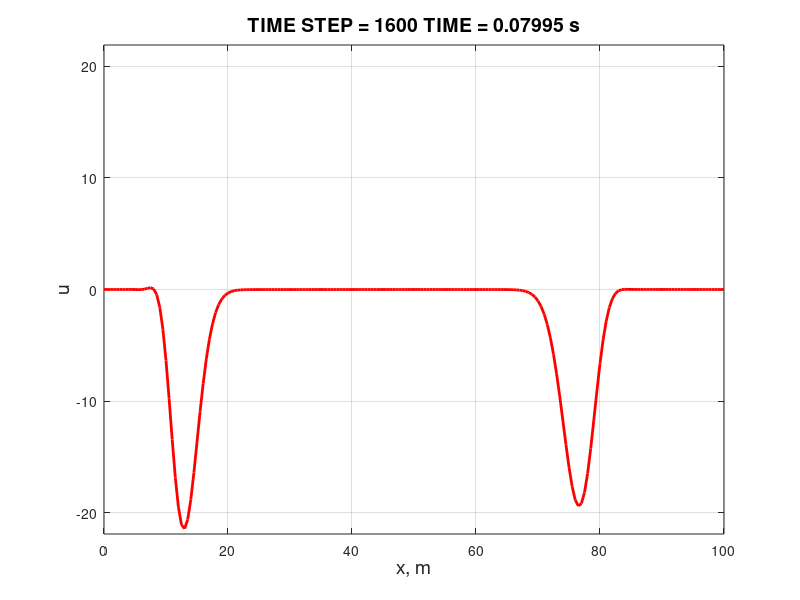

Recreate this plot in MATLAB.
% General code for 1D homogeneus & isotrope elastic case without internal
% boundaries & without PML

%

%  The original code is written by NF, OO, CC
%   

%
%             Here're Thijs Franken and Guy Mabylaht working (Summer 2016)




close all ;
clear all ;
%clc ;

%-------------------------------------------------------------------------
%                        MODELISATION SETTINGS
%-------------------------------------------------------------------------

SNAPSHOT = false ; % Makes snapshots of the modelisation
Snapshot_Time = 340:20:600 ; % Parameters of snapshots temporisation

MAKE_MOVIE = false ; % Saves a video of the modelisation
tag = 'General 1D' ;

SAVE_SEISMOGRAMS = false ; % Saves a final steps snapshot of the seismograms
seis_tag = ['General_1D_Code'] ;

choice = menu('Please choose a method','CONV 2','CONV 4', 'OPT 2', 'OPT 4') ;

if choice == 1 ;
    CONV2 = true ;
    OPT2 = false ;
    CONV4 = false ;
    OPT4 = false ;
elseif choice == 2 ;
    CONV2 = false ;
    OPT2 = false ;
    CONV4 = true ;
    OPT4 = false ;
elseif choice == 3 ;
    CONV2 = false ;
    OPT2 = true ;
    CONV4 = false ;
    OPT4 = false ;
else
    CONV2 = false ;
    OPT2 = false ;
    CONV4 = false ;
    OPT4 = true ;
end

% CONV2 = true ;
% CONV4 = false ;
% OPT2 = false ;
% OPT4 = false ;

prompt = {'Amount of nodes','Distance of propagation [m]',...
          'P-Waves velocity model','Density model',...
          'Size of the time steps [ms]','Frequency of the source [Hz]',...
          'Source positions [m]','Amount of receivers'};
settitle = '1D-Wave modelisation settings';
num_lines = 1 ;
usual_values = {'200','100','9999','9999','0.1','100','50','2'} ;
answer = inputdlg(prompt,settitle,num_lines,usual_values) ;

set = zeros(8,1);
for i = 1:8
    set(i,1) = str2num(answer{i});
end

if set(7) >= set(2)
    fprintf('Please choose a source positions within propagation domains. \n')
    return ;
end

input('Start time loop?')
tic ;

%-------------------------------------------------------------------------
%                          DEF OF THE 1D CASE
%-------------------------------------------------------------------------


% Grid's definition (space, properties & time)
%-------------------------------------------------------------------------

%NX = input('Amount of nodes : ') ;
%NX = 200.d0 ; % Nb of nodes
NX = set(1) ;
mg = NX / 100.d0 ;

%XMAX = input('Distance of propagation [m] : ') ;
%XMAX = 100.d0 ; % Maximal X value [m]
XMAX = set(2) ;
XMIN = 0.d0 ; % Minimal X value [m]

DELTAX = (XMAX-XMIN) / NX ; % Space between nodes [m]
dx2 = DELTAX^2.d0 ;

xvec = [0:NX] * DELTAX ; % Vector containing all of the X steps

%cp = input('P-Waves velocity [km/s] : ') ;
%cp = 1800.d0 ; % Velocity of P-Waves in the medium [km/s]
cpmodel = set(3) ;
%cs = input('S-Waves velocity [km/s] : ') ;



%rho = 2400.d0 ; % Density of the medium [-]
rhomodel = set(4) ;




%definition of the variables for holding the medium parameters
rho=zeros(NX+1,1);  %density
mu=zeros(NX+1,1); % stiffness 
cp=zeros(NX+1,1); % p wave velocity
cs=zeros(NX+1,1); % s wave velocity


% initialization of density and P-wave velocity for each node
rho(:,1)=(linspace(2400,2500,NX+1));
cp(:,1)=(linspace(1500,2000,NX+1)); %[km/s]
cs(:,1)=cp(:,1)/1.732d0; %[km/s]
 
%computation of lame parameter mu
mu(:,1)=rho(:,1).*cs(:,1).*cs(:,1);


%fprintf('SPACE:\n NX = %d \n XMAX = %.2f \n XMIN = %.2f \n dX = %.2f\n', NX, XMAX, XMIN, DELTAX) ;
%fprintf('PROPERTIES:\n cp = %.0f \n cs = %.0f \n rho = %.0f \n lambda = %d\n mu = %d\n', cp, cs, rho, lambda, mu) ;

%fprintf('PROPERTIES:\n cp = %.0f \n cs = %.0f \n rho = %.0f \n mu = %d\n', cp, cs, rho, mu) ;


%----------

%DELTAT = input('Size of the time steps [s] : ') ;
%DELTAT = 1.d-4 ; % Size of time steps [s]
DELTAT = set(5) ;
DELTAT = DELTAT*(10^-3);
DELTAT = (DELTAT) / mg ;
dt2 = DELTAT^2.d0 ;
time = 0.08d0 ;

NSTEP = round(time/DELTAT) ; % Nb of time steps [s]

time_vec = [1:NSTEP]' * DELTAT ; % Vector containing all of the time steps


IT_DISPLAY = 50 ; % Nb of iterations between each display

fprintf('TIME:\n IT_DISP = %d \n NSTEP = %d \n dT = %d\n', IT_DISPLAY, NSTEP, DELTAT) ;


% Def of other variables & matrices
%--------------------------------------------------------------------------

ZERO = 0.d0 ; % Def of zero

e = 0.00001d0 ; % Def of an infinitesimal nb (~zero)
E = 1.d+30 ;  % Def of a huge nb (~infinite)

STABILITY_THRESHOLD = 1.d+25 ; % Def of a Vmax. If Vp&Vs>Vmax : Unstable code


% Def of the source
%--------------------------------------------------------------------------

%F0 = input('Frequency of the source [Hz] : ');
%F0 = 100.d0 ; % Frequency [Hz]
F0 = set(6) ;
T0 = 1.20d0 / F0 ; % Time of source triggering [s]

Ampl = 1.d9 ; % Amplitude of the signal

Source_Pos = set(7) ; % Source position [m]
mindist = XMAX ;

% Way to determinate the closest-to-source node
for i = 2:NX
    
    dist = Source_Pos - DELTAX*i ;
    
    if abs(dist) < mindist
        mindist = dist ;
        ISOURCE = i ;
    end
    
end

clearvars mindist dist ;

fprintf('Source position: %.2f m i=%d\n', Source_Pos, ISOURCE) ;


% Def of the receivers
%--------------------------------------------------------------------------

%NREC = input('Choose the number of receivers : ');
%NREC = 21 ; % Nb of receivers
NREC = set(8) ;

xdeb = 0.1d0 * XMAX ; % Position of the first receiver [m]
xfin = 0.9d0 * XMAX ; % Position of the last receiver [m]

xrec = zeros(NREC,1) ; % Def vector containing the receivers positions
ix_rec = zeros(NREC,1) ; % Def vector containing receivers closest-nodes positions

xspacerec = (xfin-xdeb) / double(NREC-1) ; % Receivers spacing

% Way to "place" receivers along the grid
for irec = 1:NREC
    xrec(irec) = xdeb + double(irec-1) * xspacerec ;
end

% Way to find the closest node of each receiver
% (Same way as to find the closest-to-source node)
for irec = 1:NREC
    
   dist = E ;
   
   for i = 1:NX
       
       distval = abs(DELTAX*double(i-1) - xrec(irec)) ;
       
       if (distval < dist)
           dist = distval ;
           ix_rec(irec) = i ;
       end
       
   end
   
   fprintf('Receiver %d x= %.2f\n',irec,xrec(irec))
   fprintf('Closest node found at %.2f m from i = %d\n\n',dist,ix_rec(irec));
   
end

%-------------------------------------------------------------------------
%                 CHECK OF THE MODELISATIONS CONSISTENCY
%-------------------------------------------------------------------------
  
Courant_number = max(cp)* DELTAT * DELTAX ;

fprintf('Courant Number = %.4f\n', Courant_number) ;

if Courant_number > 1.d0
    disp('Time step is too large, the simulation will be unstable. \n Please choose another time step.') ;
    return ;
end


%--------------------------------------------------------------------------
%                    MODELISATIONS OBJECTS PARAMETERS
%--------------------------------------------------------------------------


% Initiation of a videos object
if MAKE_MOVIE
    movie_name_vy = ['1D_u_' num2str(NX) '_' num2str(DELTAX) '_' num2str(F0) '.avi'] ;
	vidObj_vy = VideoWriter(movie_name_vy) ;
	open(vidObj_vy) ;
end

  

%--------------------------------------------------------------------------
%                          MODELISATIONS CODE
%--------------------------------------------------------------------------

a = pi*pi * F0*F0 ;
umaxv = Ampl * exp(-a*T0^2) / 2.d0 * DELTAT ; % Def of a display maximum

u = zeros(NX+1,1) ;
unm1 = zeros(NX+1,1) ;
unm2 = zeros(NX+1,1) ;
% 
% u1 = zeros(NX+1,1) ;
% u1nm1 = zeros(NX+1,1) ;
% u1nm2 = zeros(NX+1,1) ;

UI2 = zeros(3,3) ;
UI4 = zeros(5,3) ;
g = zeros(NX+1,1) ;
utotal = zeros(NX+1,1) ;

A_con2 = zeros(3,3,NX-1) ;
K_con2 = zeros(3,3,NX-1) ;
A_opt2 = zeros(3,3,NX-1) ;
K_opt2 = zeros(3,3,NX-1) ;
dA2 = zeros(3,3,NX-1) ;
dK2 = zeros(3,3,NX-1) ;





 for i=2:NX
    
    A_con2(1:3,1:3,i) = (1/dt2)*[0, rho(i), 0;0,-2*rho(i),0;0,rho(i),0];
    
    K_con2(1:3,1:3,i) = (1/2/dx2)*[0, 0 ,0; (mu(i-1,1)+mu(i,1)), -(mu(i-1,1)+2*mu(i,1)+mu(i+1,1)), (mu(i,1)+mu(i+1,1)); 0 0 0];
    
    A_opt2(1:3,1:3,i) = (1/(12*dt2))*[rho(i), 10*rho(i), rho(i); -2*rho(i), -20*rho(i),-2*rho(i); rho(i), 10*rho(i), rho(i)];
    
    K_opt2(1:3,1:3,i)= (1/(24*dx2))*[(mu(i-1,1)+mu(i,1)), -(mu(i-1,1)+2*mu(i,1)+mu(i+1,1)), (mu(i,1)+mu(i+1,1));...
        10*(mu(i-1,1)+mu(i,1)), -10*(mu(i-1,1)+2*mu(i,1)+mu(i+1,1)), 10*(mu(i,1)+mu(i+1,1));...
        (mu(i-1,1)+mu(i,1)), -(mu(i-1,1)+2*mu(i,1)+mu(i+1,1)), (mu(i,1)+mu(i+1,1))]; 
    
    dA2(1:3,1:3,i)= A_opt2(1:3,1:3,i)-A_con2(1:3,1:3,i);
   
    dK2(1:3,1:3,i)= K_opt2(1:3,1:3,i)-K_con2(1:3,1:3,i);
  
  end  

% 
% 
% 
% for i = 2:NX
%   A_con2(1:3,1:3,i-1) = (rho/dt2)*[0 1 0; 0 -2 0; 0 1 0] ;
%   K_con2(1:3,1:3,i-1) = (mu/dx2)*[0 0 0; 1 -2 1; 0 0 0] ;
%   A_opt2(1:3,1:3,i-1) = (rho/(12*dt2))*[1 10 1; -2 -20 -2; 1 10 1] ;
%   K_opt2(1:3,1:3,i-1) = (mu/(12*dx2))*[1 -2 1; 10 -20 10; 1 -2 1] ;
%   dA2(1:3,1:3,i-1) = (rho/(12*dt2))*[1 10 1; -2 -20 -2; 1 10 1]-(rho/dt2)*[0 1 0; 0 -2 0; 0 1 0] ;
%   dK2(1:3,1:3,i-1) = (mu/(12*dx2))*[1 -2 1; 10 -20 10; 1 -2 1]-(mu/dx2)*[0 0 0; 1 -2 1; 0 0 0] ;
% end

A_con4 = zeros(3,5,NX-1) ;
K_con4 = zeros(3,5,NX-1) ;
A_opt4 = zeros(3,5,NX-1) ;
K_opt4 = zeros(3,5,NX-1) ;
dA4 = zeros(3,5,NX-1) ;
dK4 = zeros(3,5,NX-1) ;



 for i=3:NX-1
    
     A_con4(1:3,1:5,i) = (1/dt2)*[0, 0, rho(i), 0, 0; 0, 0, -2*rho(i), 0, 0; 0, 0, rho(i), 0, 0];
     
     K_con4 (1:3,1:5,i)= (1/(24*dx2))*[0 ,0,0,0,0;...
         -(mu(i-2,1)+mu(i,1)), 16*(mu(i-1,1)+mu(i,1)), -16*(mu(i-1,1)+2*mu(i,1)+mu(i+1,1))+(mu(i-2,1)+2*mu(i,1)+mu(i+2,1)), 16*(mu(i,1)+mu(i+1,1)), -(mu(i,1)+mu(i+2,1));...
         0,0,0,0,0];
     
     A_opt4(1:3,1:5,i)= (rho(i)/(90*dt2))*[-1 4 84 4 -1 ; 2 -8 -168 -8 2 ; -1 4 84 4 -1];
     
    
     K_opt4(1:3,1:5,i)=(1/(144*dx2))*[-(mu(i-2,1)+mu(i,1)), 16*(mu(i-1,1)+mu(i,1)), -16*(mu(i-1,1)+2*mu(i,1)+mu(i+1,1))+(mu(i-2,1)+2*mu(i,1)+mu(i+2,1)),16*(mu(i,1)+mu(i+1,1)), -(mu(i,1)+mu(i+2,1));...
         -10*(mu(i-2,1)+mu(i,1)), 16*10*(mu(i-1,1)+mu(i,1)), -16*10*(mu(i-1,1)+2*mu(i,1)+mu(i+1,1))+(mu(i-2,1)+2*mu(i,1)+mu(i+2,1)),16*10*(mu(i,1)+mu(i+1,1)), -10*(mu(i,1)+mu(i+2,1));...
         -(mu(i-2,1)+mu(i,1)), 16*(mu(i-1,1)+mu(i,1)), -16*(mu(i-1,1)+2*mu(i,1)+mu(i+1,1))+(mu(i-2,1)+2*mu(i,1)+mu(i+2,1)),16*(mu(i,1)+mu(i+1,1)), -(mu(i,1)+mu(i+2,1))];
          
    
    dA4(1:3,1:5,i)= A_opt4(1:3,1:5,i)-A_con4(1:3,1:5,i);
   
    dK4(1:3,1:5,i)= K_opt4(1:3,1:5,i)-K_con4(1:3,1:5,i);
  
  end  




% 
% for i = 3:NX
%    A_con4(1:3,1:5,i-2) = (rho/dt2)*[0 0 1 0 0; 0 0 -2 0 0; 0 0 1 0 0] ;
%    K_con4(1:3,1:5,i-2) = (mu/(12*dx2))*[0 0 0 0 0 ; -1 16 -30 16 -1 ; 0 0 0 0 0] ;
%    A_opt4(1:3,1:5,i-2) = (rho/(90*dt2))*[-1 4 84 4 -1 ; 2 -8 -168 -8 2 ; -1 4 84 4 -1] ;
%    K_opt4(1:3,1:5,i-2) = (mu/(144*dx2))*[-1 16 -30 16 -1; -10 160 -300 160 -10;-1 16 -30 16 -1] ;
%    dA4(1:3,1:5,i-2) = (rho/(90*dt2))*[-1 4 -6 4 1; 2 -8 12 -8 2 ;-1 4 -6 4 1] ;
%    dK4(1:3,1:5,i-2) = (mu/(144*dx2))*[-1 16 -30 16 -1; 2 -32 60 -32 2;-1 16 -30 16 -1] ;
% end
% 

%--------------------------------------------------------------------------


for it = 1:NSTEP
    
    t = double(it-1) * DELTAT ;
    source_term = Ampl * exp(-a*(t-T0)^2)/ rho(ISOURCE) ;
      
% CONV2
%--------------------------------------------------------------------------
    if CONV2
           
       PAUSE_ON = false ; % Adds a pause between each snapshot
       Pause_Time = 0.5 ; % Duration of that pause [s]
          
       u(:) = 0.d0 ;
          
       for i = 2:NX
           value_mu_du_dxx = unm1(i-1)*K_con2(2,1,i)+unm1(i)*K_con2(2,2,i)+unm1(i+1)*K_con2(2,3,i); 
           u(i) = (value_mu_du_dxx-unm1(i)*A_con2(2,2,i)-unm2(i)*A_con2(3,2,i))/A_con2(1,2,i);
       end
      
       u(ISOURCE) = source_term * DELTAT ;

       % Time steps update
       unm2 = unm1 ;
       unm1 = u ;
          
          
% OPT2
%--------------------------------------------------------------------------
    elseif OPT2
           
       PAUSE_ON = false ;
           
       u(:) = 0.d0 ;
       g(:)= 0.d0 ;
    
       
       % Predictor
       
       for i= 2:NX
           value_mu_du_dxx = unm1(i-1)*K_con2(2,1,i)+unm1(i)*K_con2(2,2,i)+unm1(i+1)*K_con2(2,3,i);
           u(i) = (value_mu_du_dxx-unm1(i)*A_con2(2,2,i)-unm2(i)*A_con2(3,2,i))/A_con2(1,2,i);
       end
    
          
       g(:) = 0.d0 ;
          
       
       % Corrector
       
       for i = 2:NX
           UI2(1:3,1:3,i-1) = [u(i-1) u(i) u(i+1); ...
                              unm1(i-1) unm1(i) unm1(i+1);...
                              unm2(i-1) unm2(i) unm2(i+1)] ;
           g(i) = -sum(sum((dA2(1:3,1:3,i)-dK2(1:3,1:3,i)).*UI2(1:3,1:3,i-1)))/A_con2(1,2,i) ;
       end
          
       for i = 2:NX
           u(i) = u(i)+(g(i)/A_con2(1,2,i)); %update: c = c0 + kdc
       end
          
       u(ISOURCE) = source_term * DELTAT ;
          
       % Time steps update
       unm2 = unm1 ;
       unm1 = u ;
          
    
% CONV4
%--------------------------------------------------------------------------
    elseif CONV4
           
        PAUSE_ON = false ; % Adds a pause between each snapshot
        Pause_Time = 0.1 ; % Duration of that pause [s]
                      
        u(:) = 0.d0 ;
           
        for i = 3:NX-1
            value_mu_du_dxx = unm1(i-2)*K_con4(2,1,i)+unm1(i-1)*K_con4(2,2,i)+unm1(i)*K_con4(2,3,i)+...
                              unm1(i+1)*K_con4(2,4,i)+unm1(i+2)*K_con4(2,5,i);
                          
            u(i) = (value_mu_du_dxx-unm1(i)*A_con4(2,3,i)-unm2(i)*A_con4(3,3,i))/A_con4(1,3,i);
        end
      
        i = ISOURCE ;
        u(i) = source_term * DELTAT ;
          
        % Time steps update
        unm2 = unm1 ;
        unm1 = u ;

           
% OPT4
%--------------------------------------------------------------------------           
    elseif OPT4
           
        PAUSE_ON = false ;
          
        u(:) = 0.d0 ;
        g(:)= 0.d0 ;
        
   
        utotal(:) = 0.d0;
        UI4(:,:) = 0.d0;
           
        
        % Predictor
           
        for i = 3:NX-1
            value_mu_du_dxx = unm1(i-2)*K_con4(2,1,i)+unm1(i-1)*K_con4(2,2,i)+unm1(i)*K_con4(2,3,i)+...
                              unm1(i+1)*K_con4(2,4,i)+unm1(i+2)*K_con4(2,5,i);
            u(i) = (value_mu_du_dxx-unm1(i)*A_con4(2,3,i)-unm2(i)*A_con4(3,3,i))/A_con4(1,3,i);
        end
           
        g(:)=0.d0;
           
        
        % Corrector
        
        for i = 3:NX-1
            UI4(1:3,1:5,i-2) = [u(i-2) u(i-1) u(i) u(i+1) u(i+2) ; ...
                   unm1(i-2) unm1(i-1) unm1(i) unm1(i+1) unm1(i+2); ...
                   unm2(i-2) unm2(i-1) unm2(i) unm2(i+1) unm2(i+2)];
            g(i) = -sum(sum((dA4(1:3,1:5,i)-dK4(1:3,1:5,i)).*UI4(1:3,1:5,i-2)))/A_con4(1,3,i);
        end
           
        for i=3:NX-1
            u(i) = u(i)+(g(i)/A_con4(1,3,i)); %update: c = c0 + kdc
        end
           
        u(ISOURCE) = (source_term * DELTAT) ;  
           
        % Time steps update
        unm2 = unm1;
        unm1 = u;
        
           
    end
       
       
%--------------------------------------------------------------------------

       % Dirichlet Boudaries Conditions
%        u(1) = ZERO ;
%        u(NX+1) = ZERO ;
           
  
% DISPLAY PART
%--------------------------------------------------------------------------

    if SAVE_SEISMOGRAMS
        for irec = 1:NREC
            seisux(it,irec) = u(ix_rec(irec));
        end 
    end
        
    if(mod(it,IT_DISPLAY) == 0)
        
        
        if max(u) > umaxv
            umaxv = max(u) ;
        end
        
        plot(xvec,u,'linewidth',2, 'Color','r') ;
       
        grid on ;
        axis([min(xvec) max(xvec) -umaxv umaxv]) ;
        xlabel('x, m','fontSize',14) ;
        ylabel('u','fontSize',14) ;
        titlestring = ['TIME STEP = ',num2str(it), ' TIME = ',num2str(t), ' s'] ;
        title(titlestring ,'fontsize',14) ;
        drawnow ;        
        
%         if u(1) || u(NX) > 1.d-3
%             toc ;
%             return ;
%             fprintf('End.')
%         end
        
        if PAUSE_ON
            pause(Pause_Time);
        end
        
        if MAKE_MOVIE
            F_y = getframe(gcf) ;  %-  capture figure or use gcf to get current figure. Or get current
            writeVideo(vidObj_vy,F_y);  %- add frame to the movie
            %fprintf('Frame for %s captured\n',movie_name_vy);
        end
            
        if SNAPSHOT
            if  nnz(snapshot_time==it)>0
                snapshat = getframe(gcf);
                imgg = frame2im(snapshat);
                scrsht_name=['im' num2str(it) '.png'];
                imwrite(imgg,scrsht_name);
                fprintf('Screenshot %s saved to %s\n', scrsht_name, pwd);
                clearvars scrsht_name imgg snapshat
            end  
        end
        
    end
end



%--------------------------------------------------------------------------
%                         MODELISATIONS RECORD
%--------------------------------------------------------------------------

if SAVE_SEISMOGRAMS
    for i = 1:NREC
        filename = [seis_tag 'x' num2str(xrec(i),'%.2f') 'seis_' num2str(i) '.txt'] ;
        dlmwrite(filename, [time_vec, seisux(:,i)]) ;
        fprintf('Seismogram for rec at %.2f saved as %s to %s\n', xrec(i), filename, pwd) ;
    end
end

if MAKE_MOVIE
    close(vidObj_vy) ;
    fprintf('Video %s saved in %s\n',movie_name_vy, pwd) ;
end

toc ;

disp('End.') ;